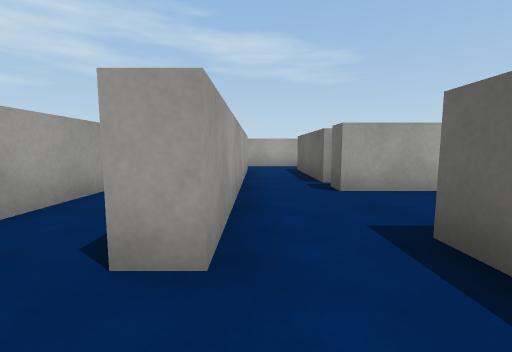
[1] (above)

14 first-person views from a walk through a 3-D level made in the Unity game engine. The camera is 0.62 m above the floor, tilts 6° down and sees 90° across. The floor is counted in squares, 1 m on a side. Each view is taken from the middle of a square. On the plan, view 1 faces up. The plan holds only what a view shows up to about 9 squares ahead; the rest is blank. The place goes on beyond the plan. The player character is not drawn. Surface patterns are stand-ins for the level's own textures.

[2]
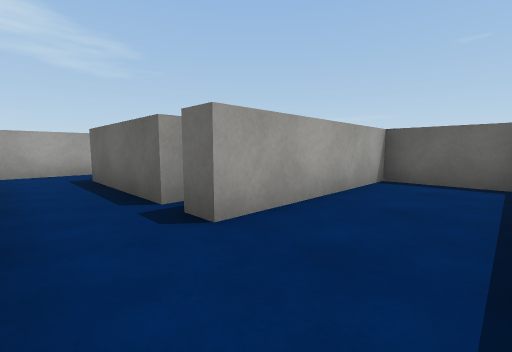

[3]
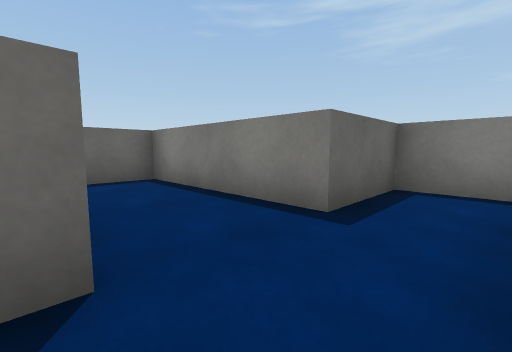

[4]
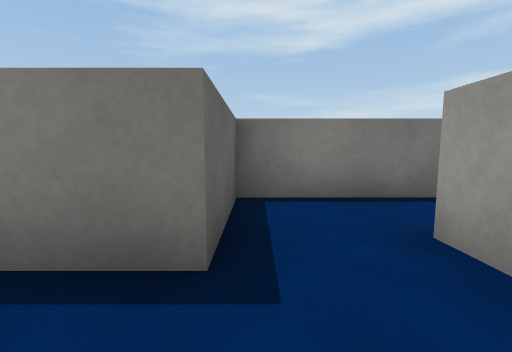

[5]
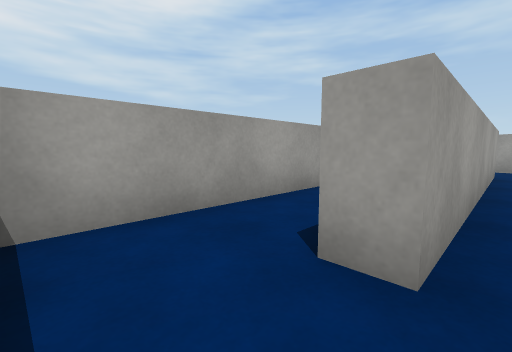

[6]
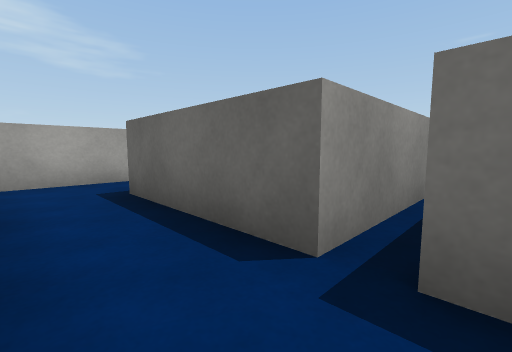

[7]
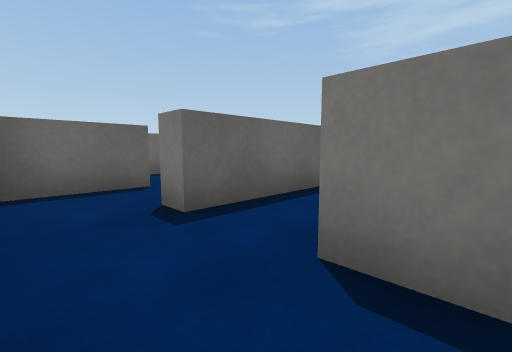

[8]
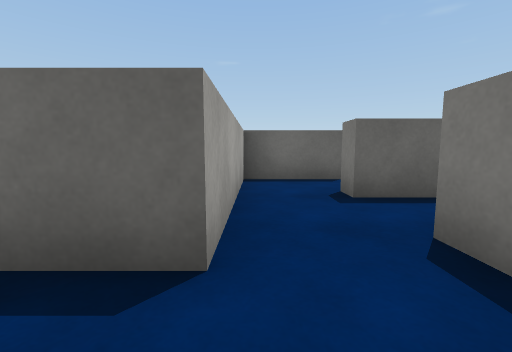

[9]
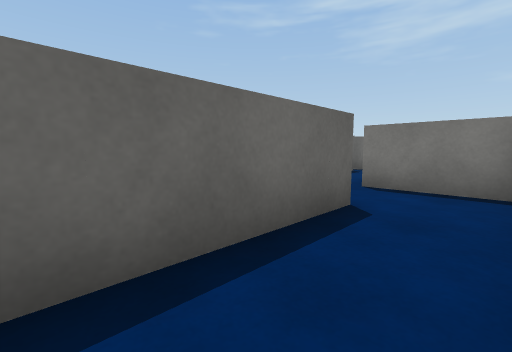

[10]
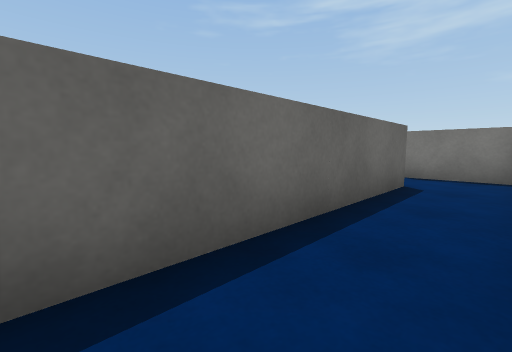

[11]
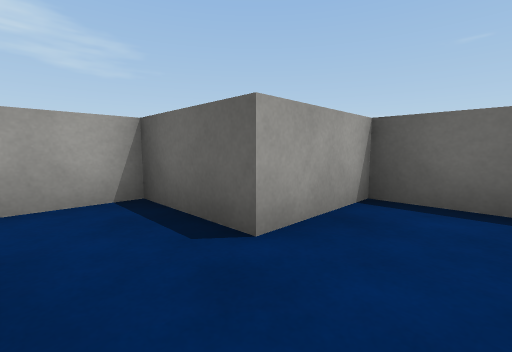

[12]
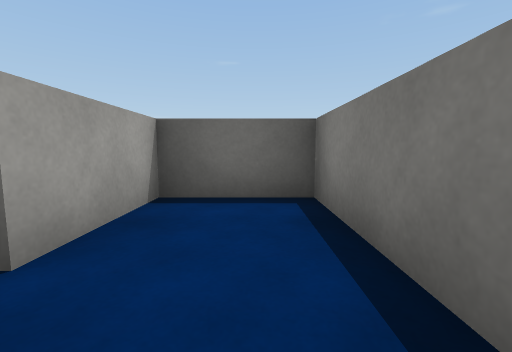

[13]
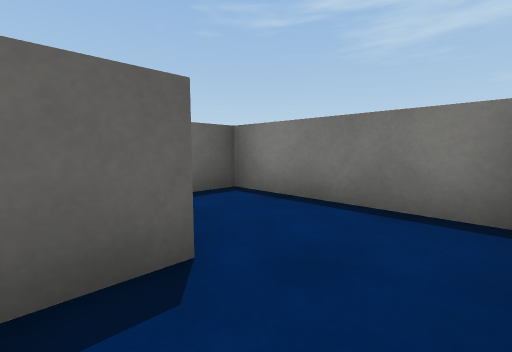

[14]
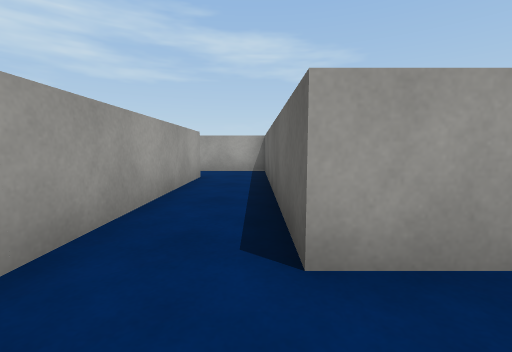

### Floor plan
Points are (right, up) in squares from view 1. A wall is a line through its corners. A room is listed if a view was taken in it or the views show most of it. See-through windows are left out.
Room 1 (views 1, 2, 4, 5)
walls: (-0.2, 3.5) (-0.2, 1.3) (-0.8, 1.3); (-1.4, -0.3) (1.3, -0.3) (1.3, 1.7) (5.3, 1.7) (5.3, 3.7) (1.3, 3.7); (-2.2, 3.9) (-2.2, -0.1); (3.9, 4.7) (1.3, 4.7)
ways out: opening at (0, 4) to room 2
Room 2 (views 3, 6, 7, 14)
walls: (-2.1, 7.7) (-0.2, 7.7) (-0.2, 3.5); (1.3, 4.7) (1.3, 7.7); (1.5, 9.2) (-0.8, 9.2); (1.3, 3.7) (1.3, 4.2)
ways out: opening at (0, 4) to room 1; opening at (-2, 9) to room 3; opening at (1, 8) to room 4
Room 3 (views 8, 9, 10)
walls: (-2.2, 13.8) (-2.2, 9.1); (-0.8, 9.2) (-0.8, 15.2) (-2.6, 15.2)
ways out: opening at (-2, 9) to room 2
Room 4 (views 11, 12, 13)
walls: (1.3, 7.7) (1.8, 7.7); (1.9, 5.2) (5.3, 5.2) (5.3, 7.2) (3.2, 7.2) (3.2, 9.2) (1.5, 9.2)
ways out: opening at (1, 8) to room 2

Where each view was taken, in squares from view 1:
view 1: 0 up, 0 right, facing up
view 2: 2 up, 0 right, facing up-right
view 3: 4 up, 0 right, facing down-right
view 4: 3 up, 1 right, facing down
view 5: 0 up, 0 right, facing up-left
view 6: 4 up, 0 right, facing up-right
view 7: 9 up, 1 left, facing down-right
view 8: 9 up, 2 left, facing right
view 9: 12 up, 2 left, facing down-right
view 10: 14 up, 2 left, facing down-right
view 11: 6 up, 2 right, facing up-right
view 12: 6 up, 2 right, facing right
view 13: 8 up, 2 right, facing down-right
view 14: 8 up, 1 left, facing up
